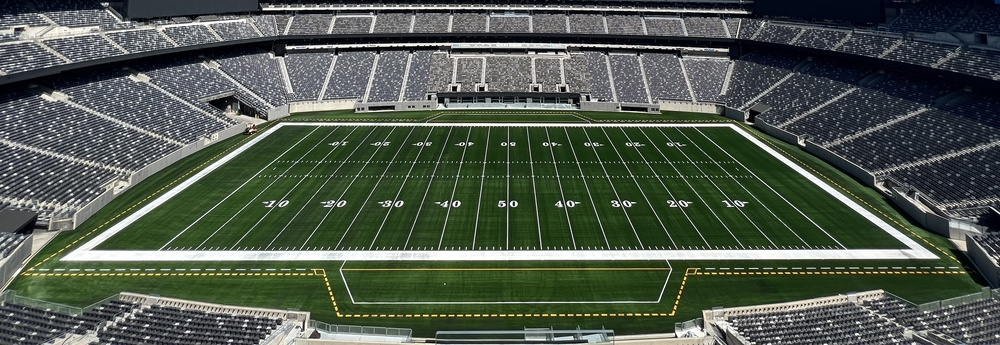
#> input picture stylegan3/assets/field_crop.jpeg, 1000 x 345 px, shrunk from 3752 x 1295 before the run
$ jupyter execute rough.ipynb
#> lines starting #> are read from the running program, lines starting #| are printed output that depends on the picture; after the words box and inside, x2 and y2 are one past the last pixel; in counts of white or black regions, pixels touching at a corner belong together
[cell 1]
# Detect houghlines from the field image

[cell 2]
import cv2
import numpy as np
import matplotlib.pyplot as plt

# Load image, grayscale, Gaussian blur, Otsu's threshold
image = cv2.imread('./assets/field_crop.jpeg')
#> image is the input picture: shape (345, 1000, 3); mean B, G, R 76.4, 88, 78.3
original = image.copy()

gray = cv2.cvtColor(image, cv2.COLOR_BGR2GRAY)
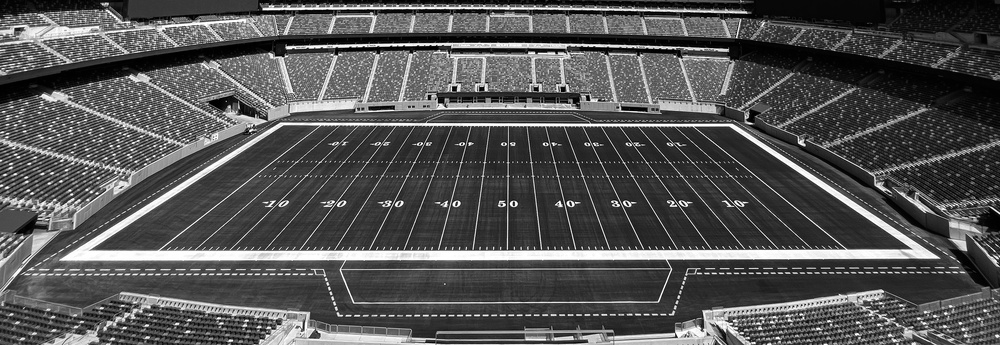
#> gray: shape (345, 1000); min 0, max 255, mean 83.8
blur = cv2.GaussianBlur(gray, (3,3), 0)
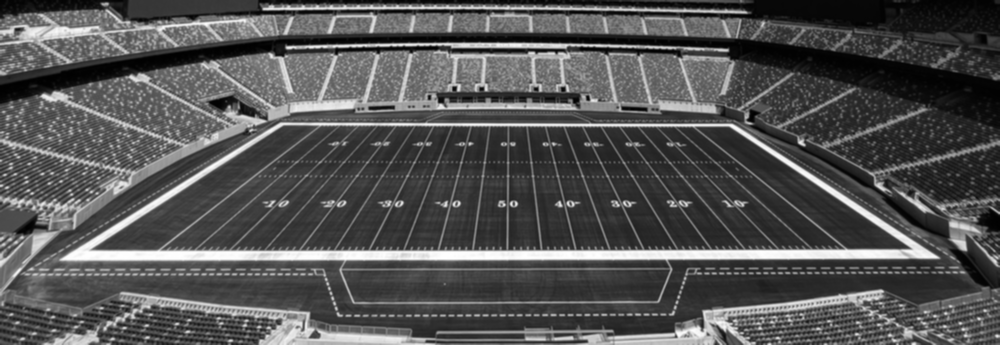
#> blur: shape (345, 1000); min 0, max 255, mean 83.8

# Perform edge detection
edged = cv2.Canny(blur, 50, 200, 255)
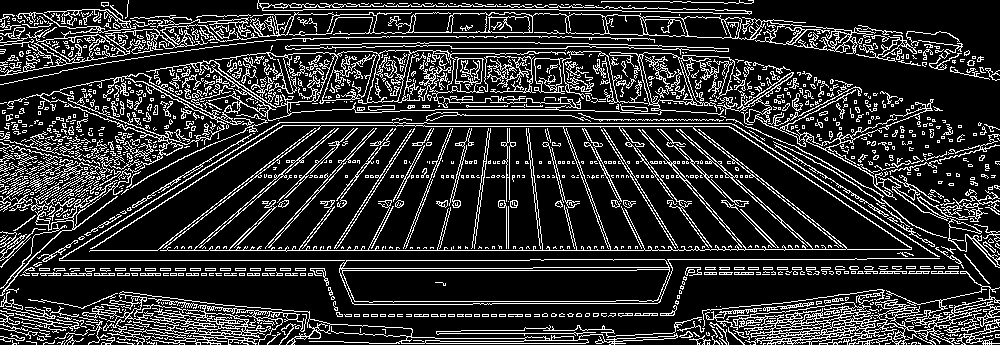
#> edged: shape (345, 1000); 18.6% white in thin lines or dots

# Perform Hough Line Transform
lines = cv2.HoughLinesP(edged, 1, np.pi/180, 10, minLineLength=10, maxLineGap=100)
#> lines = 483 rows, first 6: [11, 333, 986, 333], [0, 30, 986, 151], [2, 23, 958, 39], [0, 258, 998, 188], [5, 341, 991, 341], [257, 5, 369, 6]

# Draw lines on the detected points
for line in lines:
    x1, y1, x2, y2 = line[0]
    cv2.line(image, (x1,y1), (x2,y2), (0,255,0), 2)
#> this loop made 483 passes
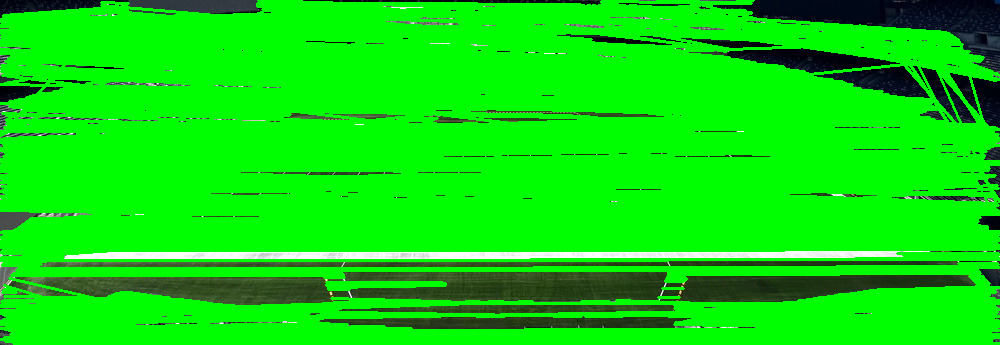
#> image: shape (345, 1000, 3); mean B, G, R 10.1, 220.7, 10.4

# plot the image in matplotlib
plt.figure(figsize=(12,10))
plt.subplot(131), plt.imshow(original)
plt.title('Original Image'), plt.xticks([]), plt.yticks([])
plt.subplot(132), plt.imshow(edged, cmap='gray')
plt.title('Edge Image'), plt.xticks([]), plt.yticks([])
plt.subplot(133), plt.imshow(image)
plt.title('Line Detection'), plt.xticks([]), plt.yticks([])
plt.show()
#> figure, not shown here; B, G, R data is drawn as R, G, B

$ run again, with stylegan3/assets/field.jpeg copied over stylegan3/assets/field_crop.jpeg
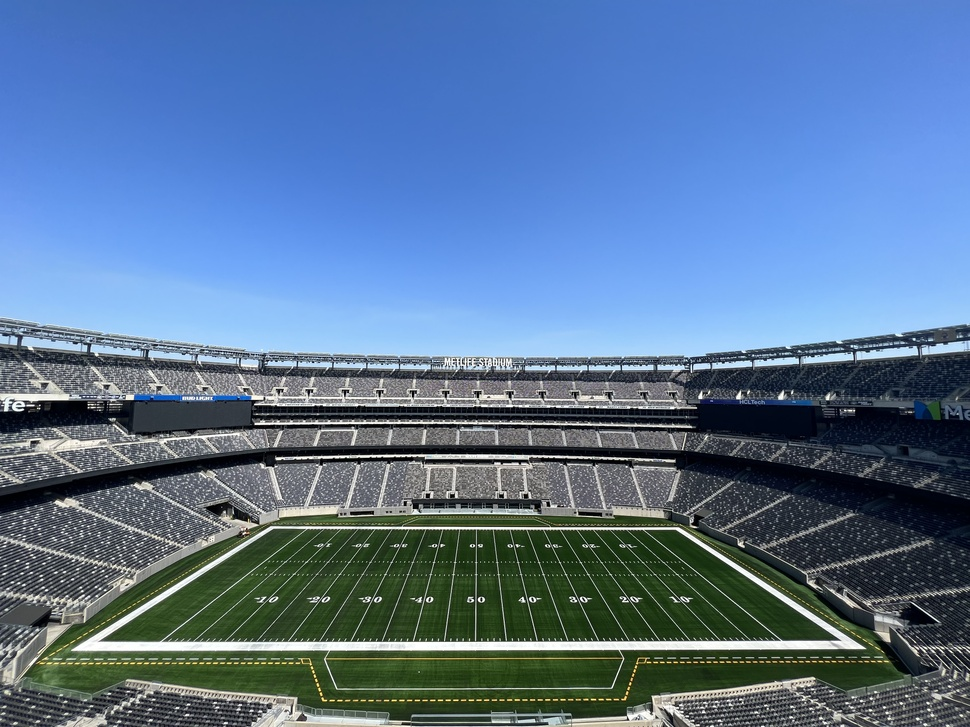
#> input picture stylegan3/assets/field.jpeg, 970 x 727 px, shrunk from 4032 x 3024 before the run
#> image is the input picture: shape (727, 970, 3); mean B, G, R 150, 116.8, 88.6
#> `edged = cv2.Canny(blur, 50, 200, 255)`:
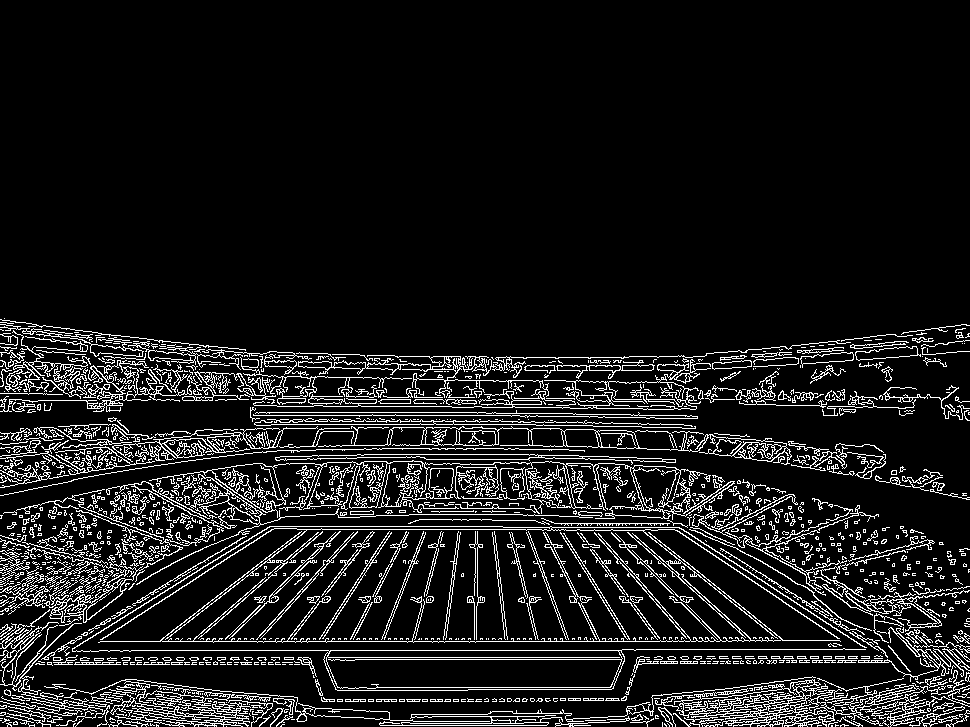
#> edged: shape (727, 970); 10.2% white in thin lines or dots, all inside (x1, y1, x2, y2) = (0, 318, 970, 727)
#> lines = 632 rows, first 6: [2, 641, 967, 641], [2, 722, 967, 705], [0, 477, 964, 341], [4, 657, 967, 657], [250, 412, 966, 337], [457, 514, 902, 468]
#> the loop `for line in lines:` made 632 passes
#> `plt.show()`:
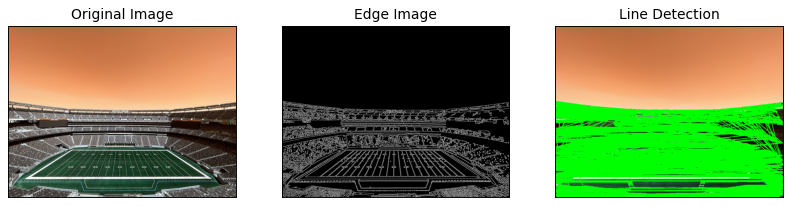
#> figure drawn by matplotlib, 3 panels; B, G, R data is drawn as R, G, B
